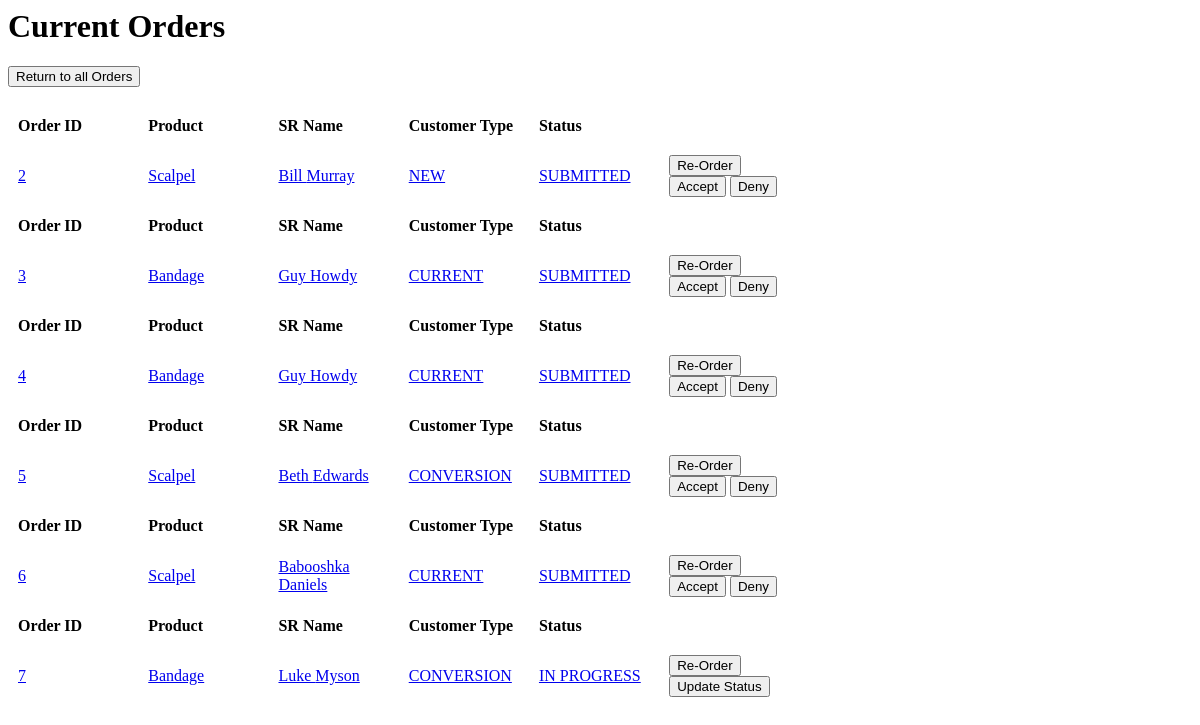
Before: /orders/current with the older database file.
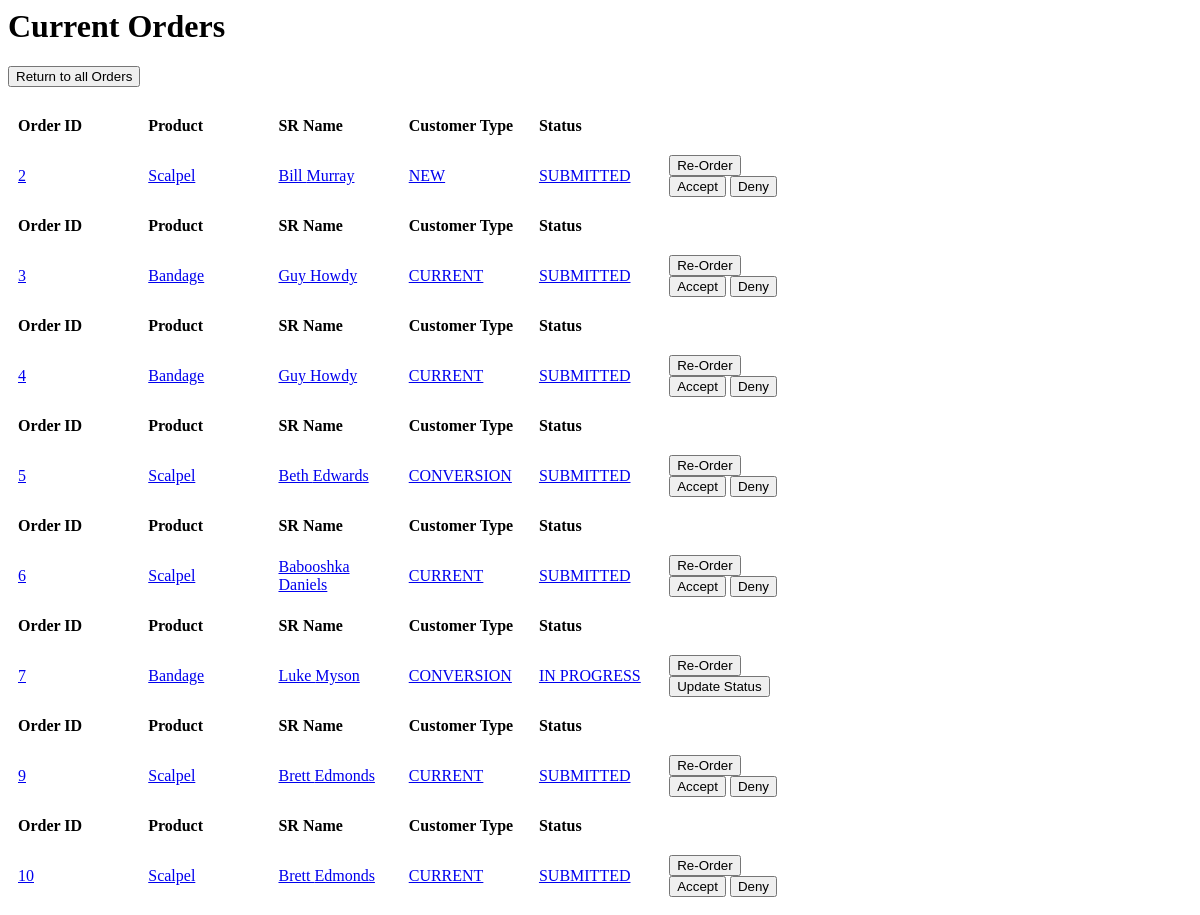
After: the same page with the newer database file.
### orders/models.py (models this page shows, shortened)
class Order(models.Model):
    def validate_true(value):
        if value is False:
            raise ValidationError("You must accept the disclaimer to submit the order.")
    product = models.ForeignKey(
        product_models.Product,
        on_delete=models.SET_NULL,
        null=True
    )
    SR_first_name = models.CharField(max_length=35)
    SR_last_name = models.CharField(max_length=35)
    SR_phone_number = models.PositiveIntegerField(validators=[MaxValueValidator(9999999999)])
    SM_first_name = models.CharField(max_length=35)
    SM_last_name = models.CharField(max_length=35)
    SR_email = models.EmailField(max_length=254)
    physician = models.CharField(max_length=70)
    hospital = models.CharField(max_length=70)
    cust_choices = ( #Choices for the customer type dropdown menu
        ("CURRENT", "Current"),
        ("NEW", "New"),
        ("CONVERSION", "Conversion")
    )
    customer_type = models.CharField(max_length=10, choices=cust_choices, default="CURRENT")
    clinical_need = models.CharField(max_length=200)
    category_choices = (
		("Cervical/Trauma", "Cervical/Trauma"),
		("Interbody Fusion and Vertebral Body Replacement", "Interbody Fusion and Vertebral Body Replacement"),
		("Thoracolumbar", "Thoracolumbar"),
		("MAST", "MAST"),
		("General Instruments", "General Instruments"),
		("New Product", "New Product")
	)
    instrument_category = models.CharField(max_length=47, choices=category_choices, null=True)
    description = models.TextField()
    size = models.CharField(max_length = 120, default = "Standard")
    quantity = models.PositiveIntegerField()
    type_choices = (
		("Simple Modification - Make from Scratch", "Simple Modification - Make from Scratch"),
		("Minor Mod to Standard Device", "Minor Mod to Standard Device"),
		("Complex Design - Requires Predicate", "Complex Design - Requires Predicate"),
		("Complex Assembly - Many Components", "Complex Assembly - Many Components"),
		("New Product", "New Product")
	)
    instrument_type = models.CharField(max_length=39, choices=type_choices, null=True, help_text=
        ("Simple Modification - Make from Scratch: $750-1250. "
        "Minor Mod to Standard Device: $1000-$2000. "
        "Complex Design - Requires Predicate: $1750-$3000. "
        "Complex Assembly - Many Components: $3000-$4500."))
    handle_choices = (
		("1.9 Inch Ball w/ Impact Cap","1.9 Inch Ball w/ Impact Cap"),
		("4.8 Inch Ergonomic Inline","4.8 Inch Ergonomic Inline"),
		("4.75 Inch Tapered w/ Impact Cap","4.75 Inch Tapered w/ Impact Cap"),
		("6 Inch Ergonomic Inline w/ Impact Cap","6 Inch Ergonomic Inline w/ Impact Cap"),
		("4 Inch Cervical Inline w/Impact Cap","4 Inch Cervical Inline w/Impact Cap"),
		("New Product", "New Product"),
		("Not Applicable", "Not Applicable")
	)
    instrument_handle = models.CharField(max_length=37, choices=handle_choices, null=True)
    disclaimer = models.BooleanField(validators=[validate_true], help_text=
        "I agree to submit this request form to my manager for approval.  If actual cost exceeds maximum price range, I will be notified with adjusted price prior to manufacturing with no obligation to continue.")
    status_choices = ( # Allowed status types
        ("SUBMITTED", "Submitted"),
        ("APPROVED", "Approved"),
        ("DENIED", "Denied"),
        ("IN PROGRESS", "In Progress"),
        ("SHIPPED", "Shipped"),
        ("COMPLETED", "Completed")
    )
    status = models.CharField(max_length=11, choices=status_choices, default="SUBMITTED")
    is_reordered = models.BooleanField(default=False)
    num_reorders = models.PositiveIntegerField(default=0)
    parent_reorder = models.ForeignKey('self', on_delete=models.SET_NULL, null=True, default=None)
    denial_reason = models.TextField(default = "")

### products/models.py (models this page shows)
class Product(models.Model):
	name = models.CharField(max_length = 360, default = "New Product")
	description = models.TextField()
	price = models.DecimalField(max_digits=100, decimal_places=2)
	image = models.ImageField(upload_to='media', default="default.jpeg")
	part_number = models.CharField(max_length = 360, default = "X0000000")
	category_choices = (
		("Cervical/Trauma", "Cervical/Trauma"),
		("Interbody Fusion and Vertebral Body Replacement", "Interbody Fusion and Vertebral Body Replacement"),
		("Thoracolumbar", "Thoracolumbar"),
		("MAST", "MAST"),
		("General Instruments", "General Instruments"),
		("New Product", "New Product")
	)
	category = models.CharField(max_length=47, choices=category_choices, null=True)
	size = models.CharField(max_length = 120, default = "Standard")
	handle_choices = (
		("1.9 Inch Ball w/ Impact Cap","1.9 Inch Ball w/ Impact Cap"),
		("4.8 Inch Ergonomic Inline","4.8 Inch Ergonomic Inline"),
		("4.75 Inch Tapered w/ Impact Cap","4.75 Inch Tapered w/ Impact Cap"),
		("6 Inch Ergonomic Inline w/ Impact Cap","6 Inch Ergonomic Inline w/ Impact Cap"),
		("4 Inch Cervical Inline w/Impact Cap","4 Inch Cervical Inline w/Impact Cap"),
		("New Product", "New Product"),
		("Not Applicable", "Not Applicable")
	)
	handle = models.CharField(max_length=37, choices=handle_choices, null=True)
	type_choices = (
		("Simple Modification - Make from Scratch", "Simple Modification - Make from Scratch"),
		("Minor Mod to Standard Device", "Minor Mod to Standard Device"),
		("Complex Design - Requires Predicate", "Complex Design - Requires Predicate"),
		("Complex Assembly - Many Components", "Complex Assembly - Many Components"),
		("New Product", "New Product")
	)
	product_type = models.CharField(max_length=39, choices=type_choices, null=True)
	num_orders = models.PositiveIntegerField(default=0)
	department = models.CharField(max_length=20, blank=True, default='')
	def __str__(self):
		return (self.name)

### orders/views.py (the view)
# urls.py: path('orders/current', CurrentOrders.as_view(), name='current_orders'),
class CurrentOrders(ListView): #Current Orders
    model = Order
    def get_queryset(self): #Overrides the default queryset for listview
        return Order.objects.exclude(hospital = "Enter Hospital") #Excludes the dummy order for a new Product that new product orders are based on
    def get_context_data(self, **kwargs): #Overrides Listview get_context_data method
        context = super(CurrentOrders, self).get_context_data(**kwargs) #Calls original version of method
        context['current_orders'] = Order.objects.filter( #Creates a subset of the context with only current orders
                                                        Q(status="SUBMITTED") |
                                                        Q(status="APPROVED") |
                                                        Q(status="IN PROGRESS") |
                                                        Q(status="SHIPPED") ).exclude(hospital = "Enter Hospital")
        return context
    template_name='orders/current_order_list.html' #Selects which html template to pass the context to

### orders/templates/orders/current_order_list.html (shortened to what this page needs)
<h1>Current Orders</h1>
<h2><a href="/orders/"><button type="button">Return to all Orders</button></a></h2>
{% for order in current_orders %}
    <table>
    <thead>
        <tr>
        <th>Order ID</th>
        <th>Product</th>
        <th>SR Name</th>
        <th>Customer Type</th>
        <th>Status</th>
        <th></th>
        </tr>
    </thead>
    <tbody>
    <tr>
        <td><a href="/orders/{{ order.id }}">{{ order.id }}</a></td>
        <td><a href="/orders/{{ order.id }}">{{ order.product }}</a></td>
        <td><a href="/orders/{{ order.id }}">{{ order.SR_first_name }} {{ order.SR_last_name }}</a></td>
        <td><a href="/orders/{{ order.id }}">{{ order.customer_type }}</a></td>
        <td><a href="/orders/{{ order.id }}">{{ order.status }}</a></td>
        <td><a href="/orders/{{ order.id }}/reorder"><button type = "button">Re-Order</button></a>
            {% if order.status == "SUBMITTED" %}
                <a href="/orders/{{ order.id }}/approve"><button type = "button">Accept</button></a>
                <a href="/orders/{{ order.id }}/deny"><button type = "button">Deny</button></a>
            {% endif %}
            {% if order.status == "IN PROGRESS" or order.status == "SHIPPED" %}
                <a href="/orders/{{ order.id }}/update_status"><button type = "button">Update Status</button></a>
            {% endif %}
        </tr>
    </tbody>
    </table>
{% empty %}
    <li>No Orders yet.</li>
{% endfor %}

Changed rows visible on the page:
added Order: id "9", product "Scalpel", SR_first_name "Brett", SR_last_name "Edmonds", customer_type "CURRENT", status "SUBMITTED"
added Order: id "10", product "Scalpel", SR_first_name "Brett", SR_last_name "Edmonds", customer_type "CURRENT", status "SUBMITTED"
